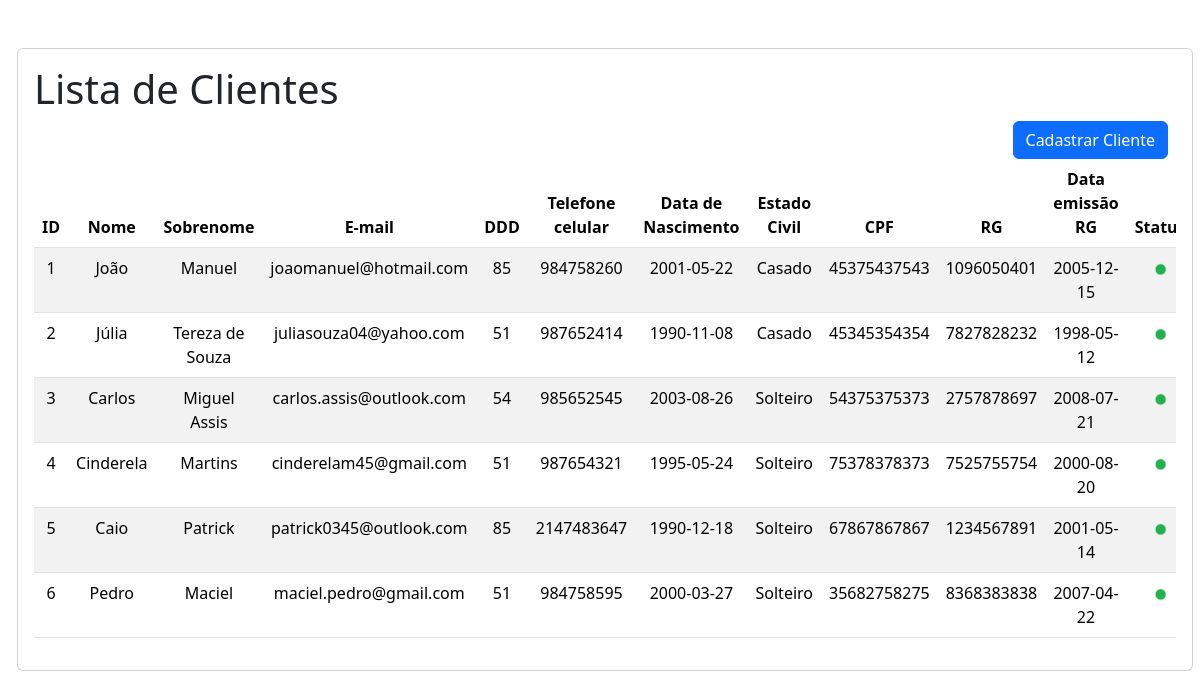
Page /index.php/Clientes/listar_tabela/1 on the committed database.
### tables this page shows
CREATE TABLE `clientes` (
  `id` int(11) NOT NULL,
  `nome` varchar(100) DEFAULT NULL,
  `sobrenome` varchar(100) DEFAULT NULL,
  `email` varchar(100) DEFAULT NULL,
  `ddd` int(3) DEFAULT NULL,
  `tel_celular` int(9) DEFAULT NULL,
  `data_nascimento` date DEFAULT NULL,
  `est_civil` varchar(15) DEFAULT NULL,
  `cpf` varchar(11) DEFAULT NULL,
  `rg` varchar(10) DEFAULT NULL,
  `emissao_rg` date DEFAULT NULL,
  `status` tinyint(4) NOT NULL
);

### application/controllers/Clientes.php (called while the page is built, shortened)
<?php
class Clientes extends CI_Controller {
    public function listar_tabela()
    {
        $this->load->model("ClientesModel", "clientes");
        $resultado = $this->clientes->listar_todos();
        $dados = array("clientes" => $resultado);
        $this->load->view("clientes/lista_tabela", $dados);
    }
}

### index.php (called while the page is built, shortened)
<?php
require_once BASEPATH.'core/CodeIgniter.php';

### application/models/ClientesModel.php (called while the page is built, shortened)
<?php
class ClientesModel extends CI_Model {
    public function listar_todos()
    {
        $this->db->select("*");
        $this->db->from("clientes");
        $resultado = $this->db->get()->result();
        return $resultado;
    }
}

### application/views/clientes/lista_tabela.php (the view, shortened to what this page needs)
<!DOCTYPE html>
<html lang="pt-br">
<head>
    <link rel="stylesheet" href="<?php echo base_url('assets/css/style.css'); ?>">
    <link rel="stylesheet" href="<?php echo base_url('assets/css/bootstrap.min.css'); ?>">
</head>
<body>
    <div class="main">
        <div class="container custom-container">
            <div class="card mt-5">
                <div class="card-body">
                    <h1>Lista de Clientes</h1>
                        <div class="table-responsive mx-auto">
                            <table class="table table-striped text-center">
                                <div class="d-grid gap-2 d-md-flex justify-content-md-end">
                                    <a href="<?php echo site_url('Cadastro/index'); ?>">
                                        <input class="btn btn-primary me-md-2" type="button" value="Cadastrar Cliente">
                                    </a>
                                </div>
                                    <thead>
                                        <tr>
                                            <th>ID</th>
                                            <th>Nome</th>
                                            <th>Sobrenome</th>
                                            <th>E-mail</th>
                                            <th>DDD</th>
                                            <th>Telefone celular</th>
                                            <th>Data de Nascimento</th>
                                            <th>Estado Civil</th>
                                            <th>CPF</th>
                                            <th>RG</th>
                                            <th>Data emissão RG</th>
                                            <th>Status</th>
                                        </tr>
                                    </thead>
                                    <tbody>
                                        <?php foreach($clientes as $p): ?>
                                            <tr>
                                                <td><?php echo $p->id; ?></td>
                                                <td><?php echo $p->nome; ?></td>
                                                <td><?php echo $p->sobrenome; ?></td>
                                                <td><?php echo $p->email; ?></td>
                                                <td><?php echo $p->ddd; ?></td>
                                                <td><?php echo $p->tel_celular; ?></td>
                                                <td><?php echo $p->data_nascimento; ?></td>
                                                <td><?php echo $p->est_civil; ?></td>
                                                <td><?php echo $p->cpf; ?></td>
                                                <td><?php echo $p->rg; ?></td>
                                                <td><?php echo $p->emissao_rg; ?></td>
                                                <td class="status">
                                                    <?php if ($p->status == 0): ?>
                                                        <img src="<?php echo base_url('assets/img/inativo.png'); ?>" alt="Inativo" class="status-image">
                                                    <?php elseif ($p->status == 1): ?>
                                                        <img src="<?php echo base_url('assets/img/ativo.png'); ?>" alt="Ativo" class="status-image">
                                                    <?php endif; ?>
                                                </td>
                                            </tr>
                                        <?php endforeach; ?>
                                    </tbody>
                            </table>
                        </div>
                    </div>
                </div>
            </div>
        </div>
</body>
</html>

### assets/css/style.css (style rules this page uses)
td { margin: 10px; padding: 10px; }
th, td { padding: 10px; margin: 10px }
img { width: 15px; }

### application/views/clientes/lista_tabela.php (style rules this page uses)
.custom-container { width: 100%; margin: 5px; max-width: 1600px; }

### rows in the picture
clientes: id "1", nome "João", sobrenome "Manuel", email "joaomanuel@hotmail.com", ddd "85", tel_celular "984758260", data_nascimento "2001-05-22", est_civil "Casado", cpf "45375437543", rg "1096050401", emissao_rg "2005-12-15", status 1 (drawn)
clientes: id "2", nome "Júlia", sobrenome "Tereza de Souza", email "juliasouza04@yahoo.com", ddd "51", tel_celular "987652414", data_nascimento "1990-11-08", est_civil "Casado", cpf "45345354354", rg "7827828232", emissao_rg "1998-05-12", status 1 (drawn)
clientes: id "3", nome "Carlos", sobrenome "Miguel Assis", email "carlos.assis@outlook.com", ddd "54", tel_celular "985652545", data_nascimento "2003-08-26", est_civil "Solteiro", cpf "54375375373", rg "2757878697", emissao_rg "2008-07-21", status 1 (drawn)
clientes: id "4", nome "Cinderela", sobrenome "Martins", email "cinderelam45@gmail.com", ddd "51", tel_celular "987654321", data_nascimento "1995-05-24", est_civil "Solteiro", cpf "75378378373", rg "7525755754", emissao_rg "2000-08-20", status 1 (drawn)
clientes: id "5", nome "Caio", sobrenome "Patrick", email "patrick0345@outlook.com", ddd "85", tel_celular "2147483647", data_nascimento "1990-12-18", est_civil "Solteiro", cpf "67867867867", rg "1234567891", emissao_rg "2001-05-14", status 1 (drawn)
clientes: id "6", nome "Pedro", sobrenome "Maciel", email "maciel.pedro@gmail.com", ddd "51", tel_celular "984758595", data_nascimento "2000-03-27", est_civil "Solteiro", cpf "35682758275", rg "8368383838", emissao_rg "2007-04-22", status 1 (drawn)
